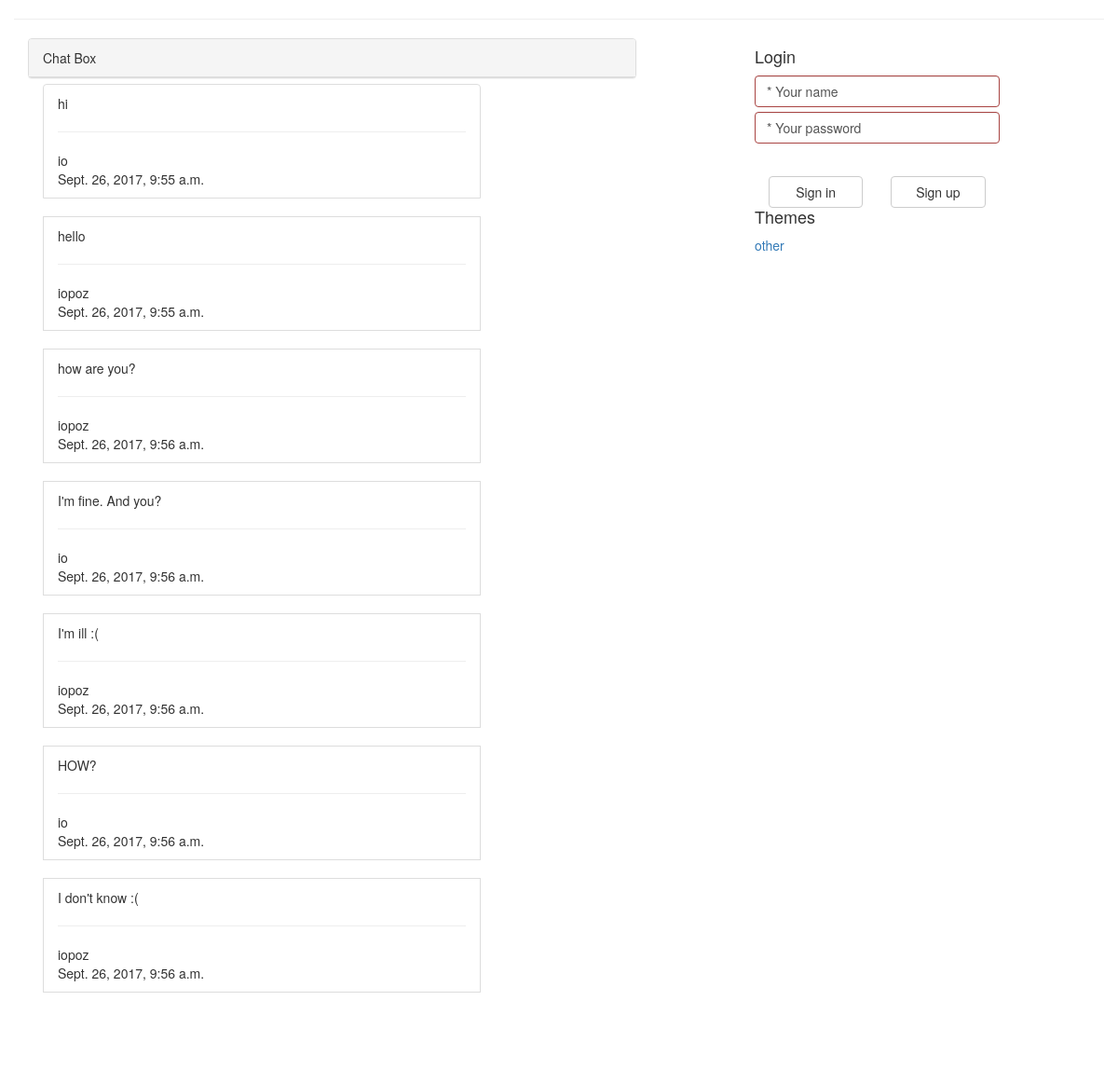
Screenshot of /rooms/1/ with the database file from the repository.
### chat/models.py (models this page shows, shortened)
class Chat(models.Model):
    message = models.CharField(max_length=140)
    msg_created = models.DateTimeField(auto_now_add=True)
    msg_author = models.ForeignKey(User)
    msg_room = models.ForeignKey(ChatRooms)

class Subject(models.Model):
    subject_name = models.CharField(max_length=50)

### chat/views.py (the view)
# urls.py: url(r'^rooms/(?P<room_id>[0-9]+)/$', chat.views.display_chat_room, name='chat_room'),
def display_chat_room(request, room_id):
    ROOM_ID = room_id
    msg_form = NewMessageForm(request.POST)
    context = {'msgs': Chat.objects.filter(msg_room=ROOM_ID),
               'username': auth.get_user(request).username,
               'form': msg_form,
               'subjects': Subject.objects.all(),
               'chat_room': ChatRooms.objects.get(id=ROOM_ID)}
    return render(request, 'chat_room.html', context)

### chat/forms.py
class NewMessageForm(ModelForm):
    class Meta:
        model = Chat
        fields = ['message']

### chat/models.py (called while the page is built)
    def __str__(self):
        return self.room_name

### chat/templates/chat_room.html (shortened to what this page needs)
{% extends 'base.html' %}
{% load staticfiles %}
{% block content %}
    <hr>
    <div class="row1">
    <div class="col-sm-7">
        <div id="chat-body" class="panel panel-default">
            <div class="panel-heading">Chat Box</div>
            <div id="msg-list-div" class="col-sm-5 panel-body">
                <ul id="msg-list" class="list-group">
                    {% for msg in msgs %}
                        {% if msg.msg_author == request.user %}
                            <li class="text-right list-group-item">{{ msg.message }}
                                <hr>
                                <div class="text-right inline-related">
                                    <div>
                                        {{ msg.msg_author }}
                                    </div>
                                    <div>
                                        {{ msg.msg_created }}
                                    </div>
                                </div>
                            </li>
                            <br>
                        {% else %}
                            <li class="text-left list-group-item">{{ msg.message }}
                                <hr>
                                <div class="text-left inline-related">
                                    <div>
                                        {{ msg.msg_author }}
                                    </div>
                                    <div>
                                        {{ msg.msg_created }}
                                    </div>
                                </div>
                            </li>
                            <br>
                        {% endif %}
                    {% empty %}
                        <li class="text-right list-group-item">No messages yet!</li>
                    {% endfor %}
                </ul>
            </div>
        </div>
    </div>
    </div>
{% endblock %}

### templates/base.html (shortened to what this page needs)
{% load staticfiles %}
<!DOCTYPE html>
<html lang="en">
<head>
    <link rel="stylesheet" href="http://maxcdn.bootstrapcdn.com/bootstrap/3.3.5/css/bootstrap.min.css">
    <link rel="stylesheet" href="{% static 'chat.css' %}">
</head>
<body>
<div class="container">
    <div class="row">
        {% block content %}{% endblock %}
    {% block sub_block %}
    <div class="col-sm-3 col-sm-offset-1">
        {% block login %}
        <div class="sidebar-module sidebar-module-inset">
            <h4>Login</h4>
            {% if not username %}
            <div class="form-group has-error">
                <form action="{% url 'login' %}" method="post">
                    <input class="form-control" type="text" name="username" id="username" onclick="this.value='';" onfocus="this.select()" onblur="this.value=!this.value?'* Your name':this.value;" value="* Your name" style="margin-bottom: 5px"/>
                    <input class="form-control" type="text" name="password" id="password" onclick="this.value=''; this.type='password'" onfocus="this.select(); this.type='password'; this.value='';" onblur="this.value=!this.value?'* Your password':this.value;" value="* Your password" style="margin-bottom: 15px"/>
                    <br>
                    <div class="login-btn">
                        <div class="col-md-6">
                            <button class="btn btn-default btn-block" type="submit">Sign in</button>
                        </div>
                        <div class="col-md-6">
                            <a class="btn btn-default btn-block" href="{% url 'register' %}" type="button">Sign up</a>
                        </div>
                    </div>
                </form>
            </div>
            {% else %}
                <form action="{% url 'logout' %}" method="post">
                    {% csrf_token %}
                    <div><p>You are logged as: {{ username }}</p></div>
                    <button class="btn btn-default btn-block" type="submit">Sign Out</button>
                </form>
            {% endif %}
        </div>
        {% endblock %}
    {% block subjects %}
        <div class="sidebar-module sidebar-module-inset">
            <h4>Themes</h4>
                <ol class="list-unstyled">
                {% for subject in subjects %}
                    <li><a href="#">{{ subject.subject_name }}</a></li>
                {% endfor %}
                </ol>
        </div>
    {% endblock %}
    </div>
    {% endblock %}
    </div>
</div>
</body>
</html>

### chat/static/chat.css (style rules this page uses)
.panel-body { overflow-x: scroll; height: 85%; position: fixed; }

### rows the page displays
Chat: message "hi", msg_author "io", msg_created "Sept. 26, 2017, 9:55 a.m."
Chat: message "hello", msg_author "iopoz", msg_created "Sept. 26, 2017, 9:55 a.m."
Chat: message "how are you?", msg_author "iopoz", msg_created "Sept. 26, 2017, 9:56 a.m."
Chat: message "I'm fine. And you?", msg_author "io", msg_created "Sept. 26, 2017, 9:56 a.m."
Chat: message "I'm ill :(", msg_author "iopoz", msg_created "Sept. 26, 2017, 9:56 a.m."
Chat: message "HOW?", msg_author "io", msg_created "Sept. 26, 2017, 9:56 a.m."
Chat: message "I don't know :(", msg_author "iopoz", msg_created "Sept. 26, 2017, 9:56 a.m."
Subject: subject_name "other"
